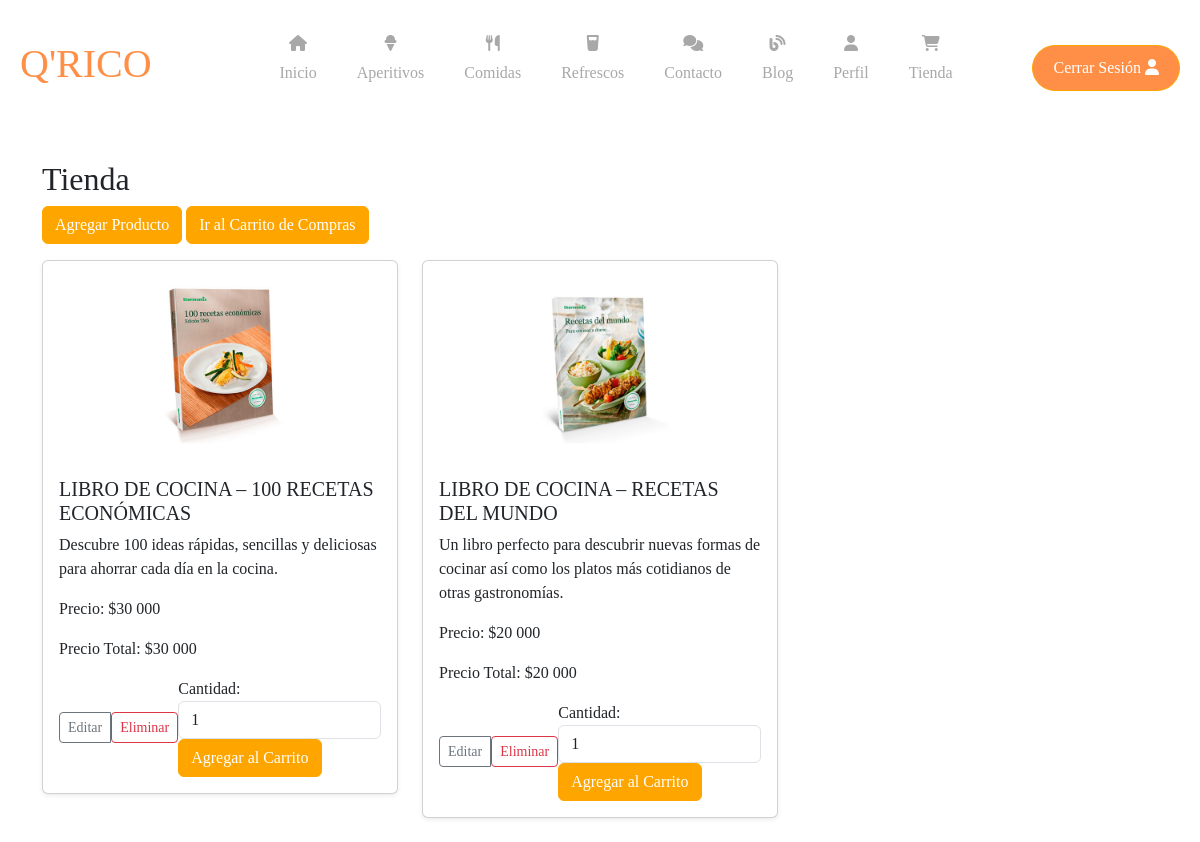
The app's page /tienda/ (signed in) with its own data.
### cuentas/models.py (models this page shows, shortened)
class Producto(models.Model):
    nombre = models.CharField(max_length=100)  # Nombre del producto
    descripcion = models.TextField()  # Descripción del producto
    precio = models.IntegerField()  # Precio del producto
    imagen = models.ImageField(upload_to='productos/', default='path/to/default/image.jpg')  # Imagen del producto
    fecha_creacion = models.DateTimeField(auto_now_add=True)  # Fecha de creación del producto

### cuentas/views.py (the view)
# urls.py: path('tienda/', views.tienda, name='tienda'),
@login_required
def tienda(request):
    productos = Producto.objects.all()
    return render(request, 'cuentas/tienda.html', {'productos': productos})

### cuentas/templates/cuentas/tienda.html (shortened to what this page needs)
{% extends "cuentas/base.html" %}
{% load static %}
{% load humanize %}
{% block content %}
<div class="container mt-4">
    <h2>Tienda</h2>
    {% if perms.cuentas.add_producto %}
        <a href="{% url 'crear_producto' %}" class="btn btn-orange mb-3">Agregar Producto</a>
    {% endif %}
    <a href="{% url 'ver_carrito' %}" class="btn btn-orange mb-3 float-right">Ir al Carrito de Compras</a>
    <div class="row">
        {% for producto in productos %}
        <div class="col-md-4">
            <div class="card mb-4 shadow-sm">
                <img class="card-img-top" src="{{ producto.imagen.url }}" alt="{{ producto.nombre }}">
                <div class="card-body">
                    <h5 class="card-title">{{ producto.nombre }}</h5>
                    <p class="card-text">{{ producto.descripcion }}</p>
                    <p class="card-text">Precio: $<span id="precio-unitario-{{ producto.id }}">{{ producto.precio|floatformat:0|intcomma }}</span></p>
                    <p class="card-text">Precio Total: $<span id="precio-total-{{ producto.id }}">{{ producto.precio|floatformat:0|intcomma }}</span></p>
                    <div class="d-flex justify-content-between align-items-center">
                        <div class="btn-group">
                            {% if perms.cuentas.change_producto %}
                                <a href="{% url 'editar_producto' producto.id %}" class="btn btn-sm btn-outline-secondary">Editar</a>
                            {% endif %}
                            {% if perms.cuentas.delete_producto %}
                                <form method="post" action="{% url 'eliminar_producto' producto.id %}" style="display: inline;">
                                    <button type="submit" class="btn btn-sm btn-outline-danger">Eliminar</button>
                                </form>
                            {% endif %}
                        </div>
                        <form method="post" action="{% url 'agregar_al_carrito' producto.id %}" class="form-inline">
                            <div class="form-group">
                                <label for="cantidad-{{ producto.id }}" class="mr-2">Cantidad:</label>
                                <input type="number" name="cantidad" class="form-control mr-2" value="1" min="1" id="cantidad-{{ producto.id }}">
                            </div>
                            <button type="submit" class="btn btn-orange">Agregar al Carrito</button>
                        </form>
                    </div>
                </div>
            </div>
        </div>
        {% endfor %}
    </div>
</div>
{% endblock %}

### cuentas/static/cuentas/css/estilo.css (style rules this page uses)
* { margin: 0; padding: 0; font-family: 'Quicksand'; }
html { scroll-behavior: smooth; }
.card-img-top { height: 200px; object-fit: cover; }
.card { transition: transform 0.2s; }
.btn-orange { background-color: orange; border-color: orange; color: white; }

### cuentas/templates/cuentas/tienda.html (style rules this page uses)
.card-img-top { width: 100%; height: 200px; object-fit: contain; }

### records on screen
Producto: imagen (picture), nombre "LIBRO DE COCINA – 100 RECETAS ECONÓMICAS", descripcion "Descubre 100 ideas rápidas, sencillas y deliciosas para ahorrar cada día en la cocina.", precio "30 000"
Producto: imagen (picture), nombre "LIBRO DE COCINA – RECETAS DEL MUNDO", descripcion "Un libro perfecto para descubrir nuevas formas de cocinar así como los platos más cotidianos de otras gastronomías.", precio "20 000"
